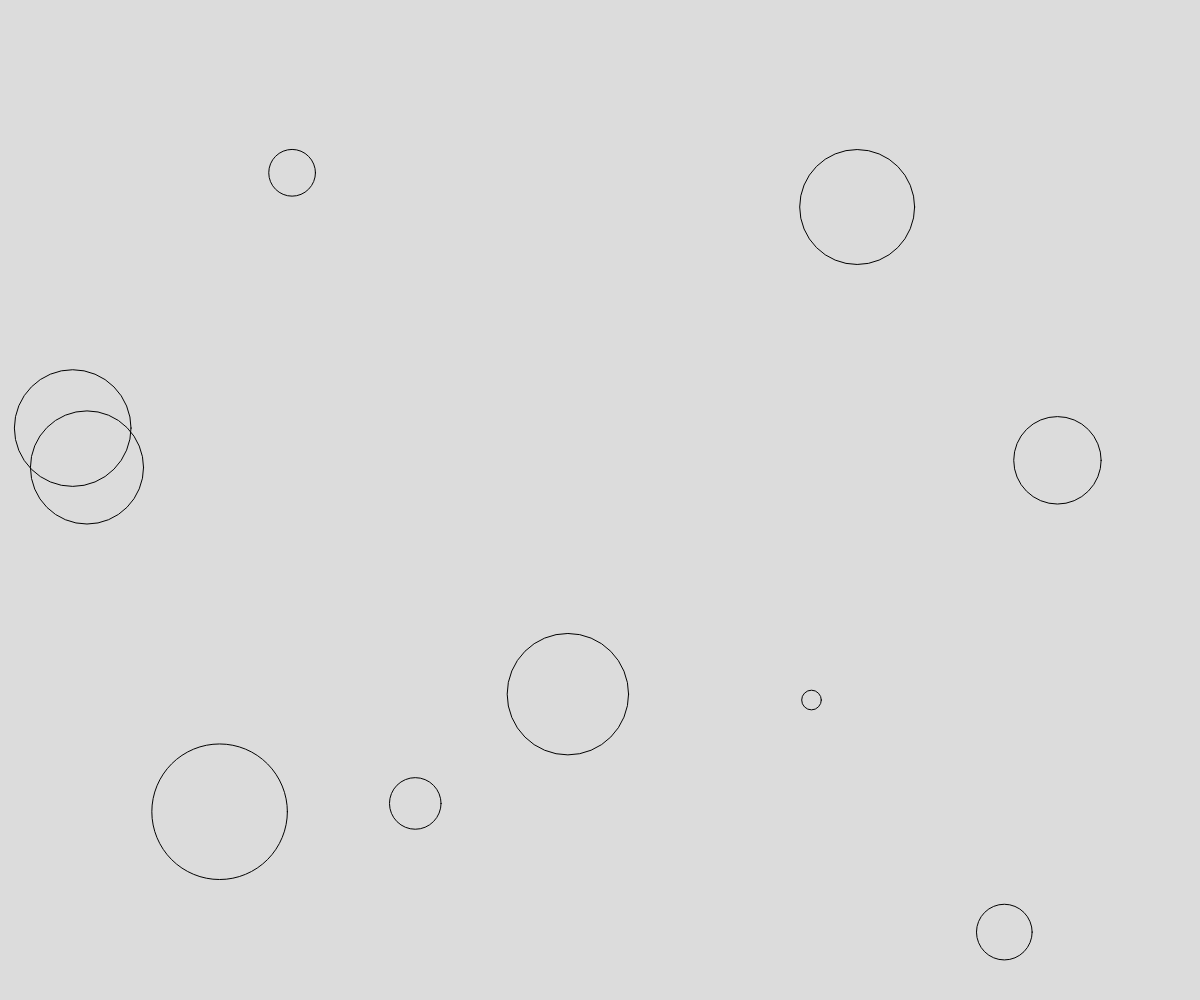
Frame 1 (no input)
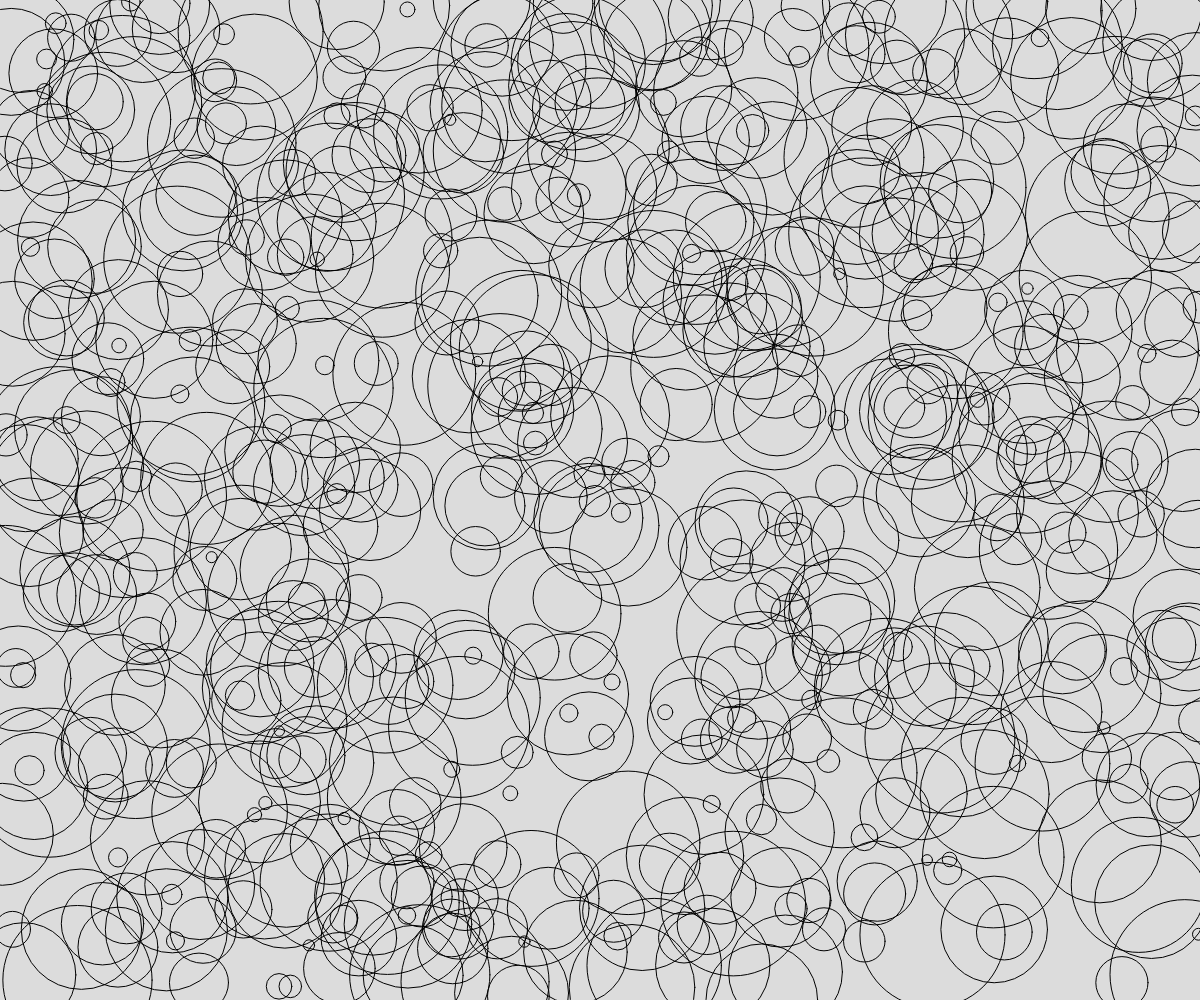
Frame 60 (no input)
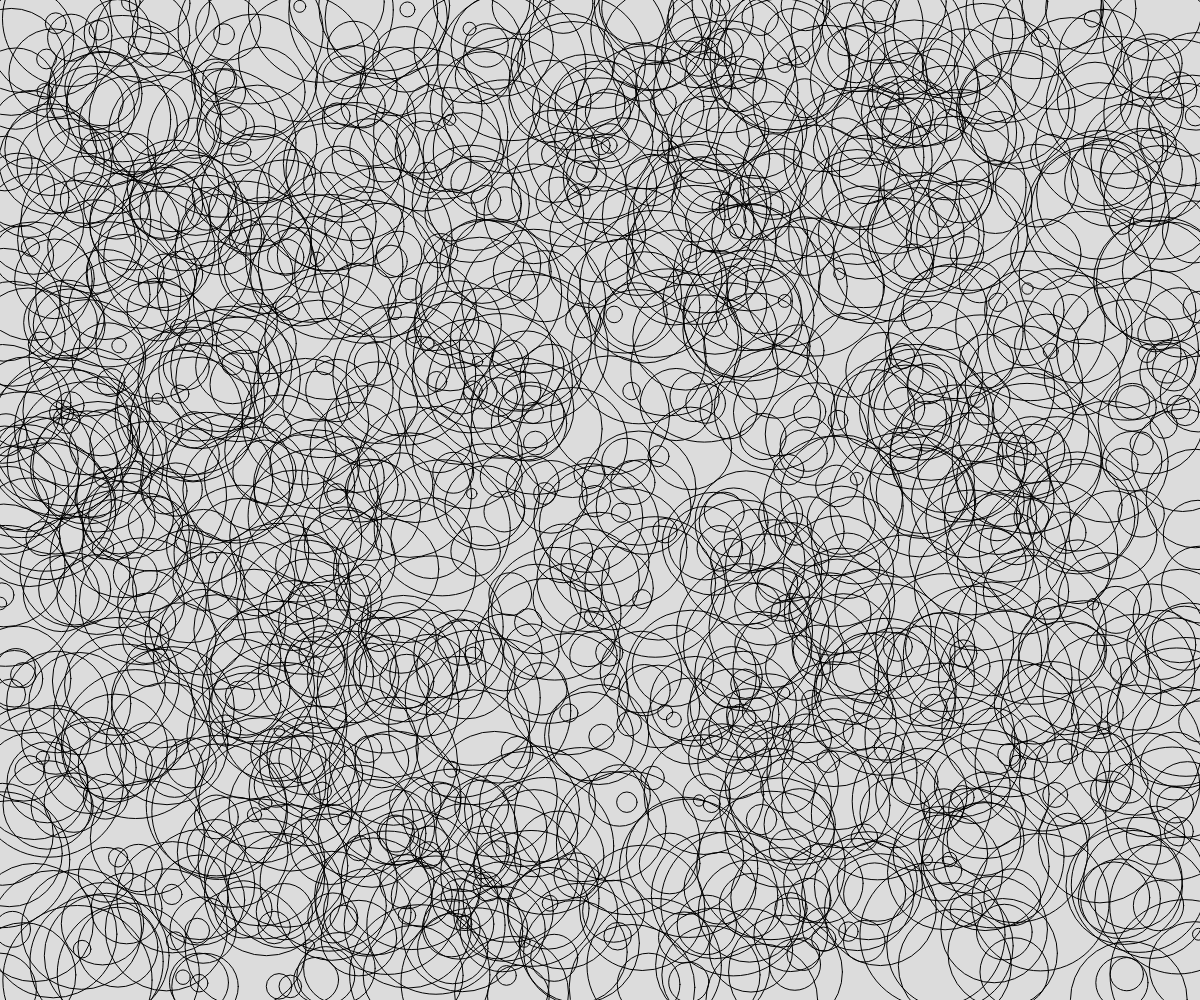
Frame 120 (the mouse pressed at the canvas centre since frame 60)

The p5.js sketch that drew these frames (run headless with seeded random() and noise() and a simulated clock; from frame 60 on, the mouse is pressed at the canvas centre):

// p5.js sketch
// ── sketch.js
// Find the Small Circles 
// Ahnaaf Islam
// March 5, Thursday, 2026
//

let NUM_CIRCLES = 10;
let circles = [];

function setup() {
  createCanvas(windowWidth, windowHeight);
}

function makeCircles(){
  let count = 0;
  while(count < NUM_CIRCLES){
    let x_ = random(0,width);
    let y_ = random(0,height);
    let s_ = random(10, 150);
    let c = {x:x_, y:y_, s:s_};
    circles.push(c);
    count++;
  }
}

function renderCircles(){
  let smallest = circles[0].s;
  let smallestY = circles[0].y;
  for(let c of circles){
    noFill();
    circle(c.x,c.y,c.s);
    //check is it smallest?
    if(c.s < smallest){
      smallest = c.s;
      smallestY = c.y;
    }
  }
}




function draw() {
  background(220);
  makeCircles();
  renderCircles();
}
